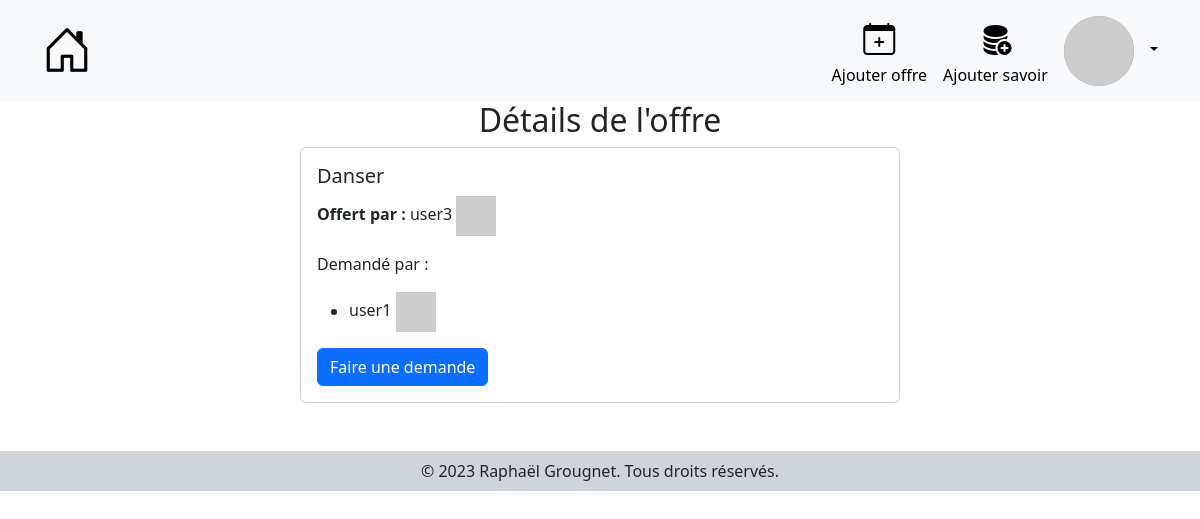
The app's page /details-offer/20 (signed in), older data.
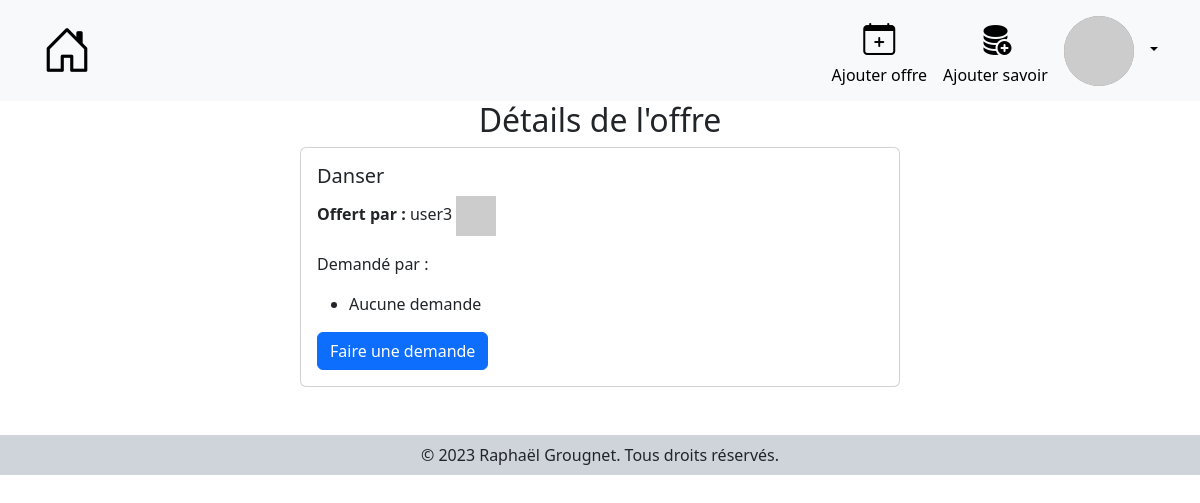
The same page, newer data.
### rers/models.py (models this page shows, shortened)
class Echange(models.Model):
    demande_by = models.ForeignKey(User, on_delete=models.CASCADE)
    id_offre = models.ForeignKey(Offre, on_delete=models.CASCADE)
    date = models.DateTimeField(auto_now_add=True, auto_now=False)
    CHOICES = ((0, 'En demande'), (1, 'En cours'), (2, 'Terminé'), (3, 'Annulé'))
    status = models.IntegerField(choices=CHOICES, default=0)

class User(AbstractUser):
    pass

### rers/views.py (the view)
# urls.py: path('details-offer/<int:id>', views.details_offer, name='details_offer'),
def details_offer(request, id):
    if not request.user.is_authenticated:
        messages.add_message(request, messages.INFO , "Vous devez être connecté pour voir les détails d'une offre.")
        return redirect('login')
    try:
        offre = Offre.objects.get(id=id)
        echanges = Echange.objects.filter(id_offre=offre)
        utilisateurs = [echange.demande_by for echange in echanges]
    except Offre.DoesNotExist:
        return Http404("Offre does not exist")
    except Echange.DoesNotExist:
        echanges = None
        utilisateurs = None
    user_in_list = request.user in utilisateurs
    return render(request, 'rers/details-offer.html', {'offre': offre, 'echanges': echanges, 'user_in_list': user_in_list, 'STATUS': STATUS})

### rers/templates/rers/details-offer.html
    {% extends 'rers/base.html' %}
    {% load widget_tweaks %}
    {% block content %}
      <div class="d-flex flex-column justify-content-center align-items-center">
          <h2>Détails de l'offre</h2>
          <div class="card w-50">
            <div class="card-body">
              <h5 class="card-title">{{ offre.id_savoir.nom }}</h5>
              <p class="card-text"><b>Offert par :</b> {{offre.id_user.username}} <img class="pfp-card"
                src="https://robohash.org/{{offre.id_user.id}}" alt="pfp-card"></p>
              <p class="card-text">Demandé par :</p>
              <ul>
                {% for echange in echanges %}
                  <li>{{ echange.demande_by.username }} <img class="pfp-card" src="https://robohash.org/{{echange.demande_by.id}}" alt="pfp-card"></li>
                {% empty %}
                  <li>Aucune demande</li>
                {% endfor %}
              </ul>
              {% if user.is_authenticated %}
                {% if user.id != offre.id_user.id %}
                  {% if not user_in_list %}
                    <a href="{% url 'add_ask' offre.id %}" class="btn btn-primary">Faire une demande</a>
                  {% else %}
                    <a class="btn btn-primary disabled" disabled>Déjà demandé</a>
                  {% endif %}
                {% else %}
                  <a class="btn btn-primary disabled" disabled>Vous ne pouvez pas demander votre propre offre</a>
                {% endif %}
              {% endif %}
            </div>
          </div>
      </div>
    {% endblock %}

Row changes from the older to the newer data that the page shows:
removed Echange: demande_by.username "user1"
Text that changed along with them:
text now shown: "Aucune demande"
